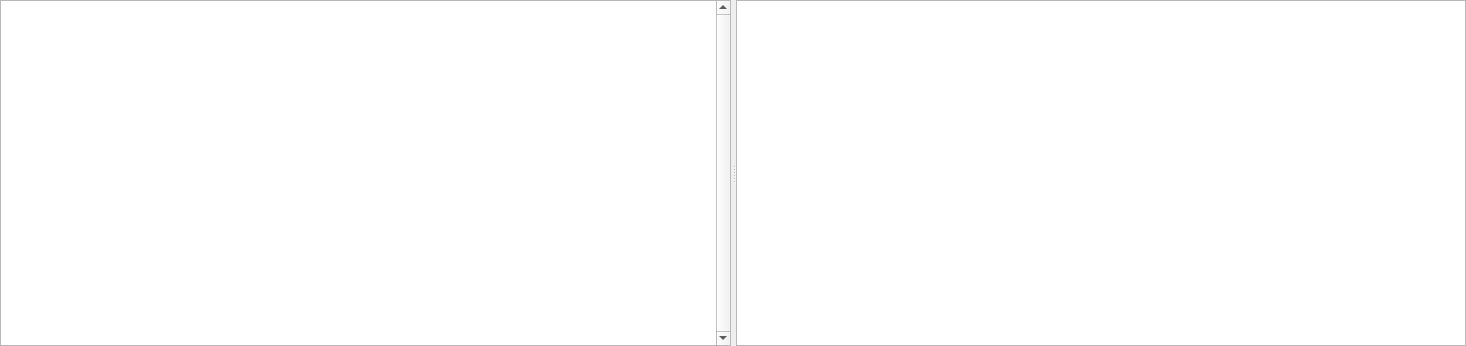
<?xml version="1.0" encoding="UTF-8"?>
<ui version="4.0">
 <class>ConsoleFromFileWidget</class>
 <widget class="QWidget" name="ConsoleFromFileWidget">
  <property name="geometry">
   <rect>
    <x>0</x>
    <y>0</y>
    <width>1466</width>
    <height>346</height>
   </rect>
  </property>
  <property name="windowTitle">
   <string>Form</string>
  </property>
  <layout class="QVBoxLayout" name="verticalLayout" stretch="0">
   <property name="spacing">
    <number>0</number>
   </property>
   <property name="leftMargin">
    <number>0</number>
   </property>
   <property name="topMargin">
    <number>0</number>
   </property>
   <property name="rightMargin">
    <number>0</number>
   </property>
   <property name="bottomMargin">
    <number>0</number>
   </property>
   <item>
    <widget class="QSplitter" name="splitter">
     <property name="orientation">
      <enum>Qt::Horizontal</enum>
     </property>
     <property name="handleWidth">
      <number>5</number>
     </property>
     <widget class="QPlainTextEdit" name="consoleTextEdit">
      <property name="sizePolicy">
       <sizepolicy hsizetype="Expanding" vsizetype="Expanding">
        <horstretch>0</horstretch>
        <verstretch>0</verstretch>
       </sizepolicy>
      </property>
      <property name="verticalScrollBarPolicy">
       <enum>Qt::ScrollBarAlwaysOn</enum>
      </property>
      <property name="lineWrapMode">
       <enum>QPlainTextEdit::NoWrap</enum>
      </property>
      <property name="plainText">
       <string/>
      </property>
     </widget>
     <widget class="QTableView" name="fileSelectionTableView"/>
    </widget>
   </item>
  </layout>
 </widget>
 <resources>
  <include location="../Icons/app_resources.qrc"/>
 </resources>
 <connections/>
</ui>
